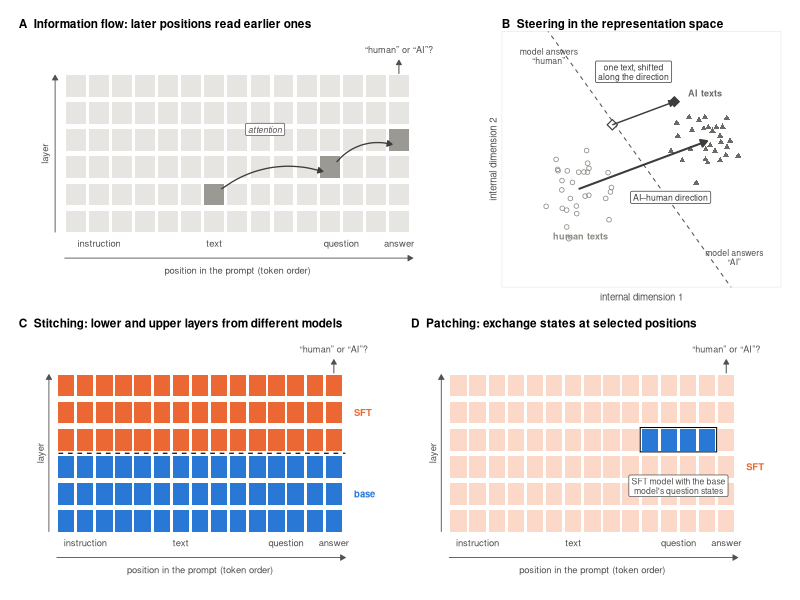
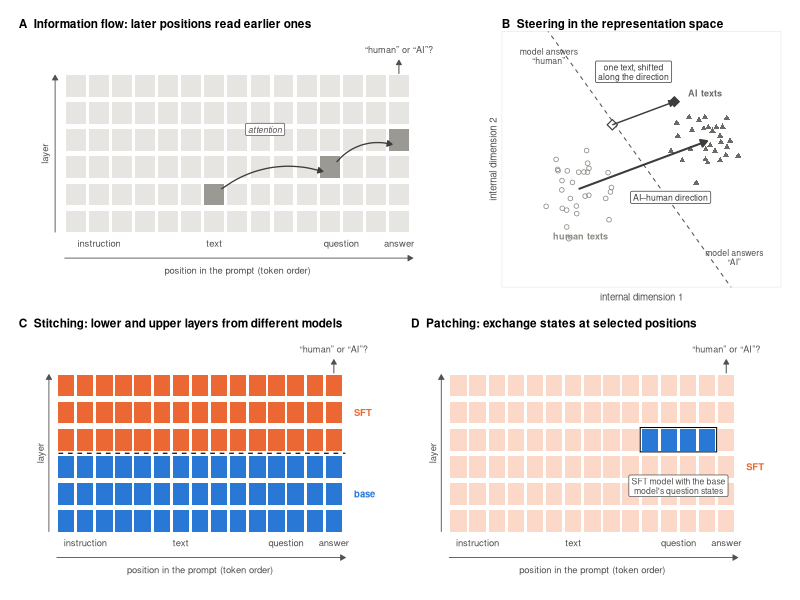

The R source for these figures, in order:
# Conceptual methods figure: (A) how the answer reads the text, (B) steering in a
# (2-D sketch of the) representation space, (C) stitching, (D) patching.
# Writes paper/figures/fig0_methods_schematic.{pdf,png}.  Usage: Rscript plots/fig_schematic.R
# Colour roles as in the data figures: blue = base checkpoint, orange = SFT checkpoint;
# AI vs. human texts in panel B are coded by shape and grey tone (not by colour).

suppressPackageStartupMessages({ library(ggplot2); library(dplyr); library(patchwork) })

BLUE <- "#2a78d6"; ORANGE <- "#eb6834"; INK <- "#52514e"; TILE <- "#e6e5e1"; LIGHTORANGE <- "#fbd8c8"
DARK <- "#3d3c39"
OUT <- "paper/figures"
arr <- function(len = 0.055) arrow(length = unit(len, "in"), type = "closed")

# ------------------------------------------------------------ position x layer grid
groups <- data.frame(group = c("instruction", "text", "question", "answer"),
                     from = c(1, 4, 11, 15), to = c(3, 10, 14, 15))
pos <- do.call(rbind, lapply(seq_len(nrow(groups)), function(i)
  data.frame(x = groups$from[i]:groups$to[i], group = groups$group[i])))
L <- 6
grid_df <- merge(pos, data.frame(y = 1:L))
group_lab <- groups |> mutate(x = (from + to) / 2)

grid_panel <- function(fill_fun, title) {
  d <- grid_df; d$fill <- fill_fun(d)
  ggplot(d) +
    geom_tile(aes(x = x, y = y, fill = I(fill)), width = 0.86, height = 0.8, colour = NA) +
    geom_text(data = group_lab, aes(x = x, y = 0.2, label = group), size = 2.4, colour = INK) +
    # axes
    annotate("segment", x = 0.5, xend = 15.6, y = -0.35, yend = -0.35, colour = INK, linewidth = 0.3, arrow = arr()) +
    annotate("text", x = 8, y = -0.8, label = "position in the prompt (token order)", size = 2.4, colour = INK) +
    annotate("segment", x = 0.1, xend = 0.1, y = 0.6, yend = L + 0.4, colour = INK, linewidth = 0.3, arrow = arr()) +
    annotate("text", x = -0.35, y = (L + 1) / 2, label = "layer", angle = 90, size = 2.4, colour = INK) +
    # answer read-out
    annotate("segment", x = 15, xend = 15, y = L + 0.45, yend = L + 0.95, colour = INK, linewidth = 0.35, arrow = arr(0.05)) +
    annotate("text", x = 15, y = L + 1.35, label = "“human” or “AI”?", size = 2.3, colour = INK) +
    coord_cartesian(xlim = c(-0.6, 17), ylim = c(-1.0, L + 1.6), clip = "off") +
    labs(title = title) + theme_void(base_size = 8.5) +
    theme(plot.title = element_text(face = "bold", size = 8.5, hjust = 0),
          plot.margin = margin(4, 8, 4, 8))
}

# A: how the answer reads the text — text -> question -> answer, layer by layer
hiA <- data.frame(x = c(7, 12, 15), y = c(2, 3, 4))
pA <- grid_panel(function(d) TILE, "A  Information flow: later positions read earlier ones") +
  geom_tile(data = hiA, aes(x = x, y = y), fill = "#9a9994", width = 0.86, height = 0.8) +
  annotate("curve", x = 7.3, xend = 11.7, y = 2.2, yend = 2.85, curvature = -0.25, colour = DARK,
           linewidth = 0.45, arrow = arr()) +
  annotate("curve", x = 12.3, xend = 14.7, y = 3.2, yend = 3.85, curvature = -0.3, colour = DARK,
           linewidth = 0.45, arrow = arr()) +
  annotate("label", x = 9.2, y = 4.4, label = "attention", size = 2.2, colour = INK,
           fontface = "italic", fill = "white", linewidth = 0)

# B: steering in a 2-D sketch of the representation space
set.seed(3)
n <- 28
pts <- rbind(data.frame(x = rnorm(n, -1.1, 0.42), y = rnorm(n, -0.45, 0.42), cls = "human texts"),
             data.frame(x = rnorm(n,  1.1, 0.42), y = rnorm(n,  0.45, 0.42), cls = "AI texts"))
mu <- pts |> group_by(cls) |> summarise(x = mean(x), y = mean(y))
mh <- mu[mu$cls == "human texts", ]; ma <- mu[mu$cls == "AI texts", ]
u <- c(ma$x - mh$x, ma$y - mh$y); u <- u / sqrt(sum(u^2))
p0 <- c(-0.55, 0.75); p1 <- p0 + 1.25 * u
pB <- ggplot(pts, aes(x, y)) +
  geom_abline(intercept = 0.05, slope = -1.4, colour = INK, linetype = "dashed", linewidth = 0.35) +
  annotate("text", x = -1.75, y = 2.05, label = "model answers\n“human”", size = 2.2, colour = INK, lineheight = 0.9) +
  annotate("text", x = 1.75, y = -1.75, label = "model answers\n“AI”", size = 2.2, colour = INK, lineheight = 0.9) +
  geom_point(aes(shape = cls, colour = cls), size = 1.3, stroke = 0.4) +
  annotate("segment", x = mh$x, y = mh$y, xend = ma$x, yend = ma$y, colour = DARK, linewidth = 0.7, arrow = arr(0.07)) +
  annotate("label", x = 0.55, y = -0.62, label = "AI–human direction", size = 2.2, colour = DARK,
           fill = "white", linewidth = 0) +
  annotate("point", x = p0[1], y = p0[2], shape = 23, size = 2.4, fill = "white", colour = DARK, stroke = 0.6) +
  annotate("segment", x = p0[1], y = p0[2], xend = p1[1], yend = p1[2], colour = DARK, linewidth = 0.5,
           linetype = "solid", arrow = arr(0.06)) +
  annotate("point", x = p1[1], y = p1[2], shape = 23, size = 2.4, fill = DARK, colour = DARK) +
  annotate("label", x = -0.15, y = 1.75, label = "one text, shifted\nalong the direction", size = 2.2,
           colour = DARK, lineheight = 0.9, fill = "white", linewidth = 0) +
  annotate("text", x = -1.15, y = -1.35, label = "human texts", size = 2.3, colour = "#8a8984", fontface = "bold") +
  annotate("text", x = 1.2, y = 1.35, label = "AI texts", size = 2.3, colour = "#6b6a66", fontface = "bold") +
  scale_shape_manual(values = c("human texts" = 1, "AI texts" = 17)) +
  scale_colour_manual(values = c("human texts" = "#8a8984", "AI texts" = "#6b6a66")) +
  coord_fixed(xlim = c(-2.4, 2.4), ylim = c(-2.1, 2.3)) +
  labs(title = "B  Steering in the representation space",
       x = "internal dimension 1", y = "internal dimension 2") +
  theme_void(base_size = 8.5) +
  theme(plot.title = element_text(face = "bold", size = 8.5, hjust = 0),
        axis.title.x = element_text(size = 7, colour = INK, margin = margin(t = 3)),
        axis.title.y = element_text(size = 7, colour = INK, angle = 90, margin = margin(r = 3)),
        legend.position = "none",
        panel.border = element_rect(colour = TILE, fill = NA, linewidth = 0.4),
        plot.margin = margin(4, 8, 4, 8))

# C: stitching
pC <- grid_panel(function(d) ifelse(d$y <= 3, BLUE, ORANGE), "C  Stitching: lower and upper layers from different models") +
  annotate("segment", x = 0.6, xend = 15.6, y = 3.5, yend = 3.5, colour = "black", linewidth = 0.4, linetype = "dashed") +
  annotate("text", x = 16.05, y = 2, label = "base", size = 2.4, colour = BLUE, hjust = 0, fontface = "bold") +
  annotate("text", x = 16.05, y = 5, label = "SFT", size = 2.4, colour = ORANGE, hjust = 0, fontface = "bold")

# D: patching
pD <- grid_panel(function(d) ifelse(d$y == 4 & d$group == "question", BLUE, LIGHTORANGE),
                 "D  Patching: exchange states at selected positions") +
  annotate("rect", xmin = 10.5, xmax = 14.5, ymin = 3.55, ymax = 4.45, fill = NA, colour = "black", linewidth = 0.35) +
  annotate("label", x = 12.5, y = 2.3, label = "SFT model with the base\nmodel's question states", size = 2.2,
           colour = INK, lineheight = 0.9, fill = "white", linewidth = 0) +
  annotate("text", x = 16.05, y = 3.0, label = "SFT", size = 2.4, colour = ORANGE, hjust = 0, fontface = "bold")

p <- (pA | pB) / (pC | pD)
ggsave(file.path(OUT, "fig0_methods_schematic.pdf"), p, width = 7.2, height = 5.0, device = cairo_pdf)
ggsave(file.path(OUT, "fig0_methods_schematic.png"), p, width = 7.2, height = 5.0, dpi = 200, bg = "white")
cat("written fig0_methods_schematic\n")
